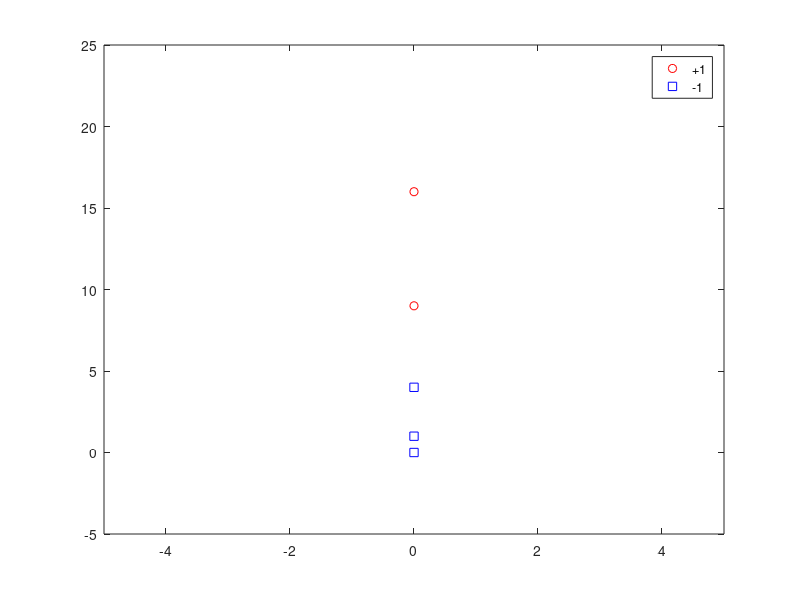
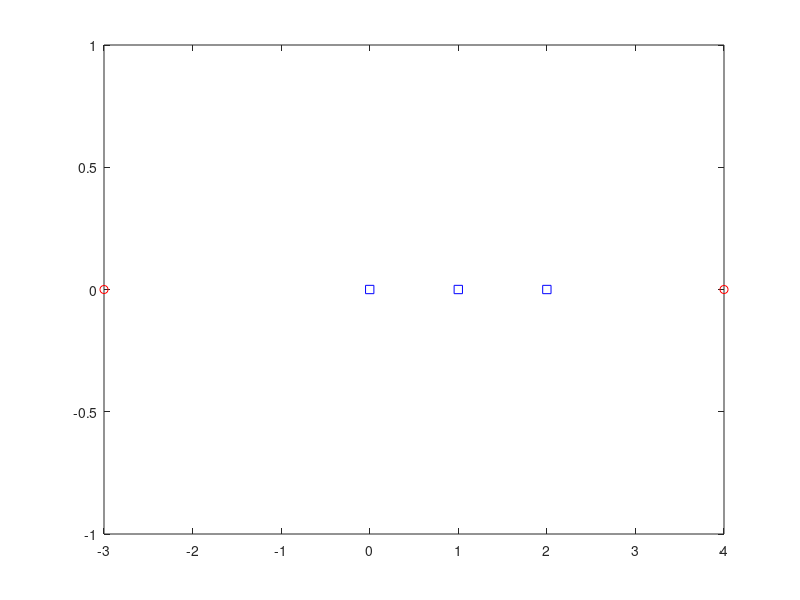

The MATLAB source for these figures, in order: (Note: this script raises an error after producing the figures.)
% Shahab Sotudian 94125091

clc;
clear;
close all;


%% load data
load x_onedim;
load y;
x_rasm=zeros(1,size(x,2));
n= numel(y);
ClassA = find(y==1);
ClassB = find(y==-1);

x1_map=[0,0,0,0,0];
x2_map=[9,0,1,4,16];
figure;
plot(x1_map(1,ClassA),x2_map(ClassA),'ro');
axis([-5 5 -5 25])
hold on;
plot(x1_map(1,ClassB),x2_map(ClassB),'bs');
axis([-5 5 -5 25])
legend('+1','-1');

%% Design SVM

C=1000;

Kernel=@(xi,xj) ((xi'*xj).^2);


H=zeros(n,n);
for i=1:n
    for j=i:n
        H(i,j)=y(i)*y(j)*Kernel(x(:,i),x(:,j));
        H(j,i)=H(i,j);
    end
end



f = -ones (n,1);

Aeq = y;
beq = 0;

lb = zeros(n,1);
ub = C*ones(n,1);

Alg{1} = 'interior-point-convex';
Alg{2} = 'trust-region-reflective';
Alg{3} = 'active-set';
options = optimset('Algorithm', Alg{1},...
    'Display','off',...
    'MaxIter',20);

alpha = quadprog(H,f,[],[], Aeq,beq,lb,ub,[],options);
alpha = alpha';
AlmostZero = (abs(alpha)< max(abs(alpha))/1e5);
alpha(AlmostZero) = 0;

S= find(alpha >0 & alpha < C);


% bias
b=0;
for i=S
    b=b+y(i)-MySVRFunc(x(i),alpha(S),y(S),x(S),Kernel);
end
b=b/numel(S)



% W
Fi_x(1,:)=[0,0,0,0,0];
Fi_x(2,:)=x(1,:).^2;

w=0;
for i=S
    w=w+alpha(i)*y(i)*Fi_x(:,i);
end
w




%% Plot Results

Curve=@(x1) MySVRFunc(x1,alpha(S),y(S),x(:,S),Kernel)+b;
CurveA=@(x1) MySVRFunc(x1,alpha(S),y(S),x(:,S),Kernel)+b+1;
CurveB=@(x1) MySVRFunc(x1,alpha(S),y(S),x(:,S),Kernel)+b-1;

figure;
plot(x(1,ClassA),x_rasm(ClassA),'ro');
% axis([-10 10 -5 5])
hold on;
plot(x(1,ClassB),x_rasm(ClassB),'bs');
% axis([-10 10 -5 5])
% legend('+1','-1');
plot(x(1,S),x_rasm(S),'ko','MarkerSize',12);
x1min=-10;
x1max=10;
x2min=-10;
x2max=10;

handle=ezplot(Curve,[x1min x1max x2min x2max]);
set(handle,'Color','k','LineWidth',2);

handleA=ezplot(CurveA,[x1min x1max x2min x2max]);
set(handleA,'Color','k','LineWidth',1,'LineStyle',':');

handleB=ezplot(CurveB,[x1min x1max x2min x2max]);
set(handleB,'Color','k','LineWidth',1,'LineStyle',':');

legend('+1','-1','support Vectors');





